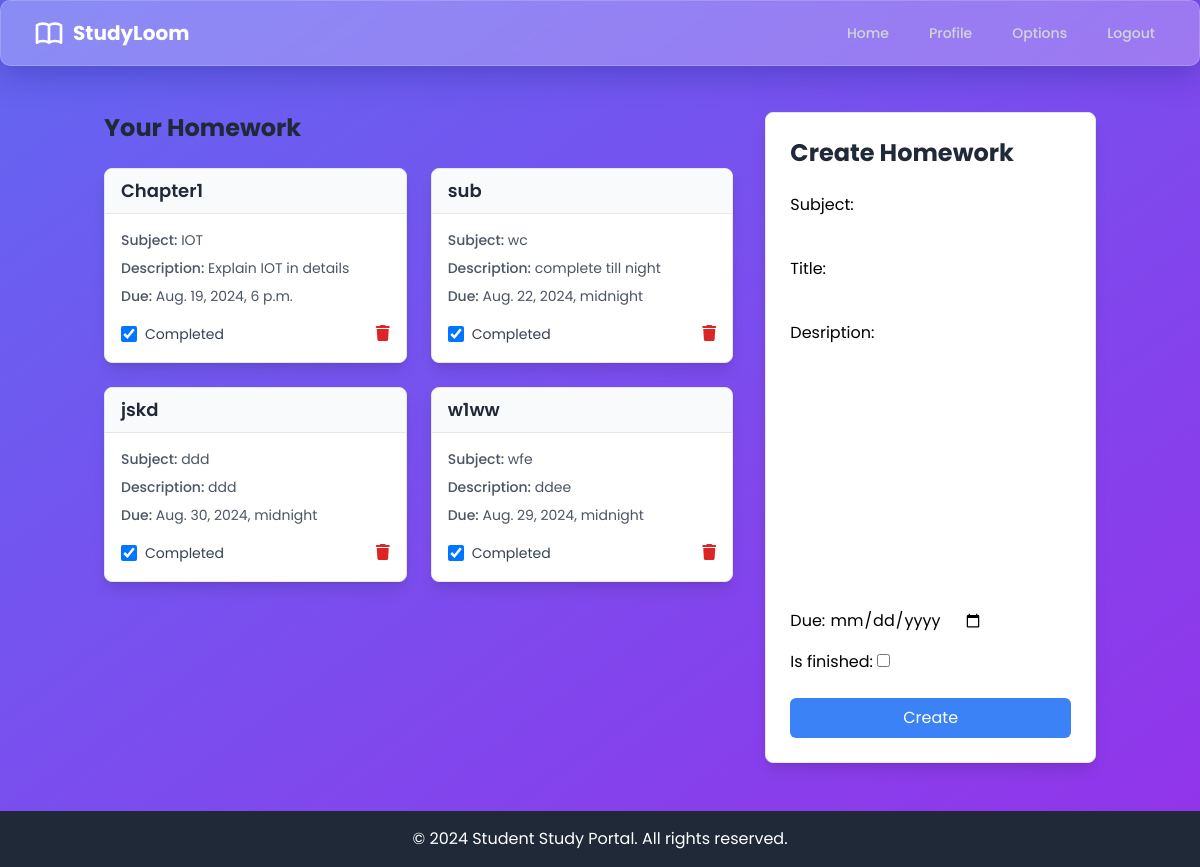
The page /homework (signed in) on the database its author committed.
### dashboard/models.py (models this page shows, shortened)
class Homework(models.Model):
    user=models.ForeignKey(User,on_delete=models.CASCADE)
    subject=models.CharField(max_length=50)
    title=models.CharField(max_length=100)
    desription=models.TextField()
    due=models.DateTimeField()
    is_finished=models.BooleanField(default=False)

### dashboard/views.py (the view)
# urls.py: path('homework',views.homework, name="homework"),
@login_required
def homework(request):
    if request.method == 'POST':
        form = HomeworkForm(request.POST)
        if form.is_valid():
            try:
                finished = request.POST.get('is_finished', False)
                if finished == 'on':
                    finished = True
                else:
                    finished = False
            except:
                finished = False
            homeworks = Homework(
                user=request.user,
                subject=request.POST['subject'],
                title=request.POST['title'],
                desription=request.POST['desription'],
                due=request.POST['due'],
                is_finished=finished
            )
            homeworks.save()
            messages.success(request, f"Homework added successfully by {request.user.username}")
    else:
        form = HomeworkForm()
    homework = Homework.objects.filter(user=request.user)
    homework_done = len(homework) == 0
    context = {
        'homeworks': homework,
        'homework_done': homework_done,
        'form': form,
    }
    return render(request, 'dashboard/homework.html', context)

### dashboard/forms.py
class HomeworkForm(forms.ModelForm):
    class Meta:
        model=Homework
        widgets={'due':DateInput()}
        fields=['subject','title','desription','due','is_finished']

### dashboard/templates/dashboard/homework.html (shortened to what this page needs)
{% extends 'dashboard/base.html' %}
{% load static %}
{% block content %}
<div class="container mx-auto px-4 py-8">
    <div class="lg:flex lg:space-x-8">
        <div class="lg:w-2/3">
            <h2 class="text-2xl font-bold text-gray-800 mb-6">Your Homework</h2>
            <div class="grid gap-6 md:grid-cols-2">
                {% for homework in homeworks %}
                <div class="bg-white shadow-lg rounded-lg overflow-hidden border border-gray-200">
                    <div class="bg-gray-50 px-4 py-2 border-b border-gray-200">
                        <h3 class="text-lg font-semibold text-gray-800">{{homework.title}}</h3>
                    </div>
                    <div class="p-4">
                        <p class="text-sm text-gray-600 mb-2"><span class="font-medium">Subject:</span> {{homework.subject}}</p>
                        <p class="text-sm text-gray-600 mb-2"><span class="font-medium">Description:</span> {{homework.desription}}</p>
                        <p class="text-sm text-gray-600 mb-4"><span class="font-medium">Due:</span> {{homework.due}}</p>
                        <div class="flex items-center justify-between">
                            <div class="flex items-center" >
                                <input class="form-checkbox h-4 w-4 text-blue-600" type="checkbox" id="homework-{{homework.id}}"
                                       {% if homework.is_finished %}checked{% endif %}>
                                <label class="ml-2 text-sm text-gray-700" for="homework-{{homework.id}}">
                                    {% if homework.is_finished %}
                                        Completed
                                    {% else %}
                                        Mark as Completed
                                    {% endif %}
                                </label>
                            </div>
                            <a href="{% url 'delete-homework' homework.id %}" class="text-red-600 hover:text-red-800">
                                <i class="fa fa-trash"></i>
                            </a>
                        </div>
                    </div>
                </div>
                {% empty %}
                <div class="col-span-2 bg-white shadow-lg rounded-lg p-6 text-center">
                    <p class="text-lg text-gray-600">All homeworks are completed!! Create to have more!!</p>
                </div>
                {% endfor %}
            </div>
        </div>
        <div class="lg:w-1/3 mt-8 lg:mt-0">
            <div class="bg-white shadow-lg rounded-lg overflow-hidden border border-gray-200">
                <form method="POST" class="p-6">
                    <h2 class="text-2xl font-bold text-gray-800 mb-6">Create Homework</h2>
                    <div class="space-y-4">
                        {{ form }}
                    </div>
                    <div class="mt-6">
                        <button type="submit" class="w-full bg-blue-500 text-white hover:bg-blue-600 focus:outline-none focus:ring-2 focus:ring-blue-500 focus:ring-opacity-50 rounded-md px-4 py-2 text-sm md:text-base">
                            Create
                        </button>
                    </div>
                </form>
            </div>
        </div>
    </div>
</div>
{% endblock content %}

### dashboard/templates/dashboard/base.html (shortened to what this page needs)
{% load static %}
<!DOCTYPE html>
<html lang="en" class="h-full bg-gradient-to-br from-indigo-500 to-purple-600">
<head>
    <script src="https://cdn.tailwindcss.com"></script>
    <link rel="stylesheet" href="https://cdnjs.cloudflare.com/ajax/libs/font-awesome/6.0.0-beta3/css/all.min.css">
</head>
<body class="h-full flex flex-col">
    <header class="glassmorphism fixed w-full z-10" x-data="{ open: false, optionsOpen: false }">
        <nav class="max-w-7xl mx-auto px-4 sm:px-6 lg:px-8">
            <div class="flex items-center justify-between h-16">
                <div class="flex items-center">
                    <a href="{% url 'home' %}" class="flex items-center">
                        <span class="ml-2 text-white font-bold text-xl">StudyLoom</span>
                    </a>
                </div>
                <div class="hidden md:flex md:items-center md:space-x-4">
                    <a href="{% url 'home' %}" class="text-gray-300 hover:bg-indigo-700 hover:text-white px-3 py-2 rounded-md text-sm font-medium hover-lift">Home</a>
                    {% if user.is_authenticated %}
                        <a href="{% url 'profile' %}" class="text-gray-300 hover:bg-indigo-700 hover:text-white px-3 py-2 rounded-md text-sm font-medium hover-lift">Profile</a>
                        <div class="relative group">
                            <button @click="optionsOpen = !optionsOpen" class="text-gray-300 hover:bg-indigo-700 hover:text-white px-3 py-2 rounded-md text-sm font-medium hover-lift">Options</button>
                        </div>
                        <a href="{% url 'logout' %}" class="text-gray-300 hover:bg-indigo-700 hover:text-white px-3 py-2 rounded-md text-sm font-medium hover-lift">Logout</a>
                    {% endif %}
                </div>
            </div>
        </nav>
    </header>
    <main class="flex-1 mt-16 p-4">
        {% block content %}{% endblock content %}
    </main>
    <footer class="bg-gray-800 text-white py-4">
        <div class="max-w-7xl mx-auto text-center">
            <p>&copy; 2024 Student Study Portal. All rights reserved.</p>
        </div>
    </footer>
</body>
</html>

### dashboard/templates/dashboard/base.html (style rules this page uses)
body { font-family: 'Poppins', sans-serif; }
.glassmorphism { background: rgba(255, 255, 255, 0.25); box-shadow: 0 8px 32px 0 rgba(31, 38, 135, 0.37); backdrop-filter: blur(4px); -webkit-backdrop-filter: blur(4px); border-radius: 10px; border: 1px solid rgba(255, 255, 255, 0.18); }
.hover-lift { transition: transform 0.3s ease; }

### rows shown on the page
Homework: title "Chapter1", subject "IOT", desription "Explain IOT in details", due "Aug. 19, 2024, 6 p.m.", is_finished "☑", shows "Completed"
Homework: title "sub", subject "wc", desription "complete till night", due "Aug. 22, 2024, midnight", is_finished "☑", shows "Completed"
Homework: title "jskd", subject "ddd", desription "ddd", due "Aug. 30, 2024, midnight", is_finished "☑", shows "Completed"
Homework: title "w1ww", subject "wfe", desription "ddee", due "Aug. 29, 2024, midnight", is_finished "☑", shows "Completed"
